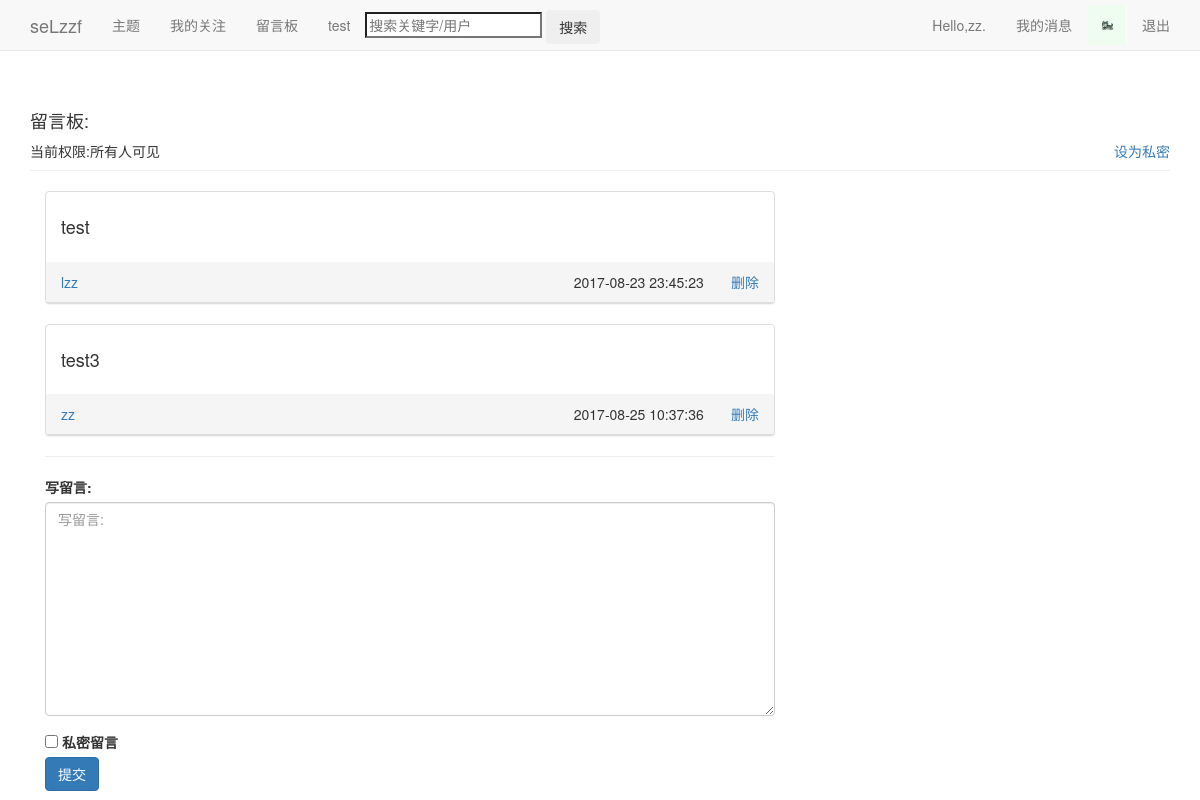
The app's page /message/1/ (signed in) with its own data.
### users/models.py (models this page shows, shortened)
class Userinfo(models.Model):
	user=models.OneToOneField(User)
	pic=models.ImageField(upload_to='images',default='images/default.jpg',verbose_name='头像',blank=True)
	sex=models.CharField('性别',max_length=2,choices=(
	('男','♂'),('女','♀')),blank=True)
	birthday=models.DateField('生日',default='2000-01-01',blank=True)
	school=models.TextField('学校',max_length=50,default='暂未设置所在学校')
	autograph=models.TextField('个性签名',max_length=50,default='暂未设置个性签名')

### message/models.py (models this page shows, shortened)
class Message(models.Model):
	t_m=models.ForeignKey(To_Message)
	giver=models.ForeignKey(User)
	message=models.TextField('写留言:')
	date_added=models.DateTimeField(auto_now_add=True)
	私密留言=models.BooleanField(default=False)

### message/views.py (the view)
# urls.py: url(r'^message/',include('message.urls',namespace='message')),
def message(request,user_id):
	page_user=User.objects.get(id=user_id)
	request_user=request.user
	try:
		T_M=To_Message.objects.get(owner=page_user)
	except:
		T_M=To_Message(owner=page_user,to_message='留言板',设为私密='False')
		T_M.save()
	if request.method=='POST':
		form=MessageForm(data=request.POST)
		if form.is_valid():
			new_message=form.save(commit=False)
			new_message.t_m=T_M
			new_message.giver=request_user
			new_message.save()
			return HttpResponseRedirect(reverse('message:message',args=[page_user.id]))
	else:
		if request_user==page_user:
			messages=Message.objects.filter(t_m=T_M)
		elif T_M.设为私密==True:
			return HttpResponse('你没有访问权限')
		else:
			message1=Message.objects.filter(t_m=T_M,私密留言=False)
			message2=Message.objects.filter(t_m=T_M,私密留言=True,giver=request_user)
			messages=message1|message2
		message_form=MessageForm
		context={'request_user':request_user,'page_user':page_user,'T_M':T_M,'messages':messages,'message_form':message_form}
		return render(request,'message/message.html',context)

### blog/context_processor.py (called while the page is built)
def request_userinfo(request):
	user=request.user
	try:
		request_userinfo=Userinfo.objects.get(user=user)
		return {'request_userinfo':request_userinfo}
	except:
		return {'request_userinfo':'请登录.'}

### message/templates/message/message.html (shortened to what this page needs)
{% extends "blogs/base.html" %}
{% load bootstrap3 %}
{% block header %}
<div>
  <h4>留言板:</h4>
  {% if user == page_user %}
    {% if T_M.设为私密 %}
	  当前权限:仅自己可见<a href="{% url 'message:message_privacy' %}" style="float:right;">设为公开</a>
	{% else %}
	  当前权限:所有人可见<a href="{% url 'message:message_privacy' %}" style="float:right;">设为私密</a>
	{% endif %}
  {% endif %}
</div>
{% endblock header %}
{% block content %}
<div class='col-md-8'>
  {% for message in messages %}
  <div class='panel panel-default'>
    <div class='panel-body'>
	  <h4>{{ message.message|linebreaks }}<h4>
    </div>
    <div class='panel-heading'>
	  <a href="{% url 'users:userinfo' message.giver.id %}">{{message.giver}}</a>
	  <span style="float:right;">
        {{message.date_added|date:'Y-m-d H:i:s'}}&nbsp&nbsp&nbsp
	    {% if page_user == request_user %}
	      <a href="{% url 'message:message_delete' page_user.id message.id %}">删除</a>
	    {% endif %}
	  </span>
    </div>
  </div>
  {% empty %}
    <h3><li>暂时还没有评论。</li></h3>
  {% endfor %}
<hr/>
  <div>
  <form method='POST' action="{% url 'message:message' page_user.id %}">
    {% bootstrap_form message_form %}
    {% buttons %}
	<button name='submit' class='btn btn-primary'>提交</button>
	{% endbuttons %}
  </form>
  </div>
</div>
{% endblock content %}

### blogs/templates/blogs/base.html (shortened to what this page needs)
{% load bootstrap3 %}
{% load static %}
<!DOCTYPE html>
<html lang='en'>
<head>
  {% bootstrap_css %}
</head>
<body>
  <nav class='navbar navbar-default navbar-static-top'>
    <div class='container'>
	  <div class='navbar-header'>
	    <a class='navbar-brand' href="{% url 'blogs:index' %}">seLzzf</a>
	  </div>
	  <div id='navbar' class='navbar-collapse collapse'>
	    <ul class='nav navbar-nav'>
		  <li><a href="{% url 'blogs:themes' page_user.id %}">主题</a></li>
		  {% if user == page_user %}
		  <li><a href="{% url 'action:action' user.id %}">我的关注</a></li>
		  {% endif %}
		  <li><a href="{% url 'message:message' page_user.id %}">留言板</a></li>
		  <li><a href="{% url 'blogs:test' %}">test</a></li>
		  <li style='margin-top:10px' class='search'>
		    <form method='post' action="{% url 'blogs:search' %}">
		    <input name='search' type='search' placeholder='搜索关键字/用户'>
		    <input class='btn' type='submit' value='搜索'>
		    </form>
		  </li>
		</ul>
		<ul class='nav navbar-nav navbar-right'>
		  {% if user.is_authenticated %}
			<li><a href="{% url 'users:userinfo' user.id %}">Hello,{{ user.username }}.</a></li>
			<li><a href="{% url 'users:news' %}">我的消息</a></li>
			<li><img style='margin-top:5px' src="{{ request_userinfo.pic.url }}" alt='pic' height="40" width="40"/></li>
			<li><a href="{% url 'users:logout' %}">退出</a></li>
		  {% endif %}
		</ul>
	  </div>
	</div>
  </nav>
  <div class='container'>
    <div class='page-header'>
      {% block header %}{% endblock header %}
    </div>
    <div>
      {% block content %}{% endblock content %}
	</div>
  </div>
</body>
</html>

### records on screen
Userinfo: pic (picture)
Message: message "test", giver "lzz", date_added "2017-08-23 23:45:23"
Message: message "test3", giver "zz", date_added "2017-08-25 10:37:36"

### other values on screen
{{ user.username }} "zz"
